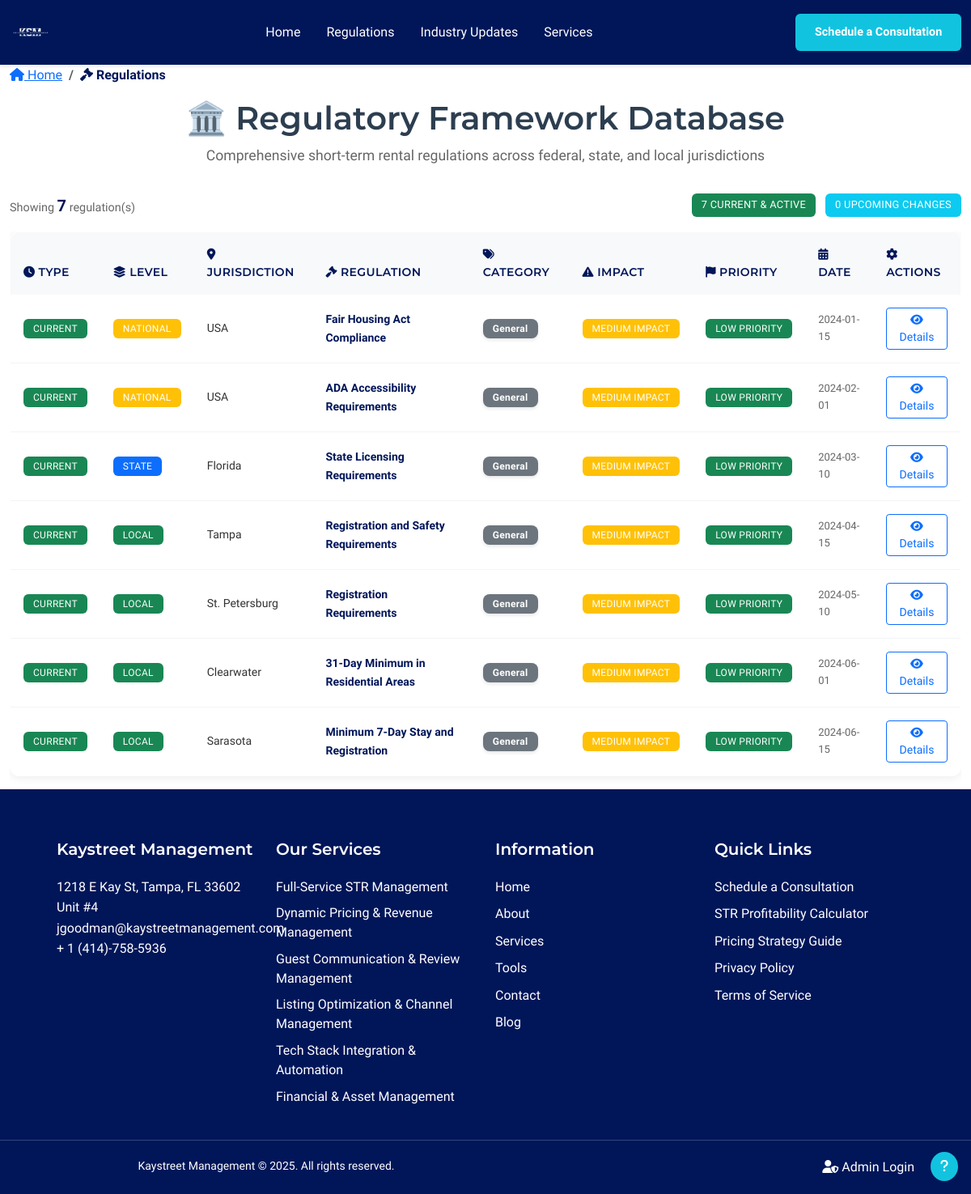
Before: /regulations with the older database file.
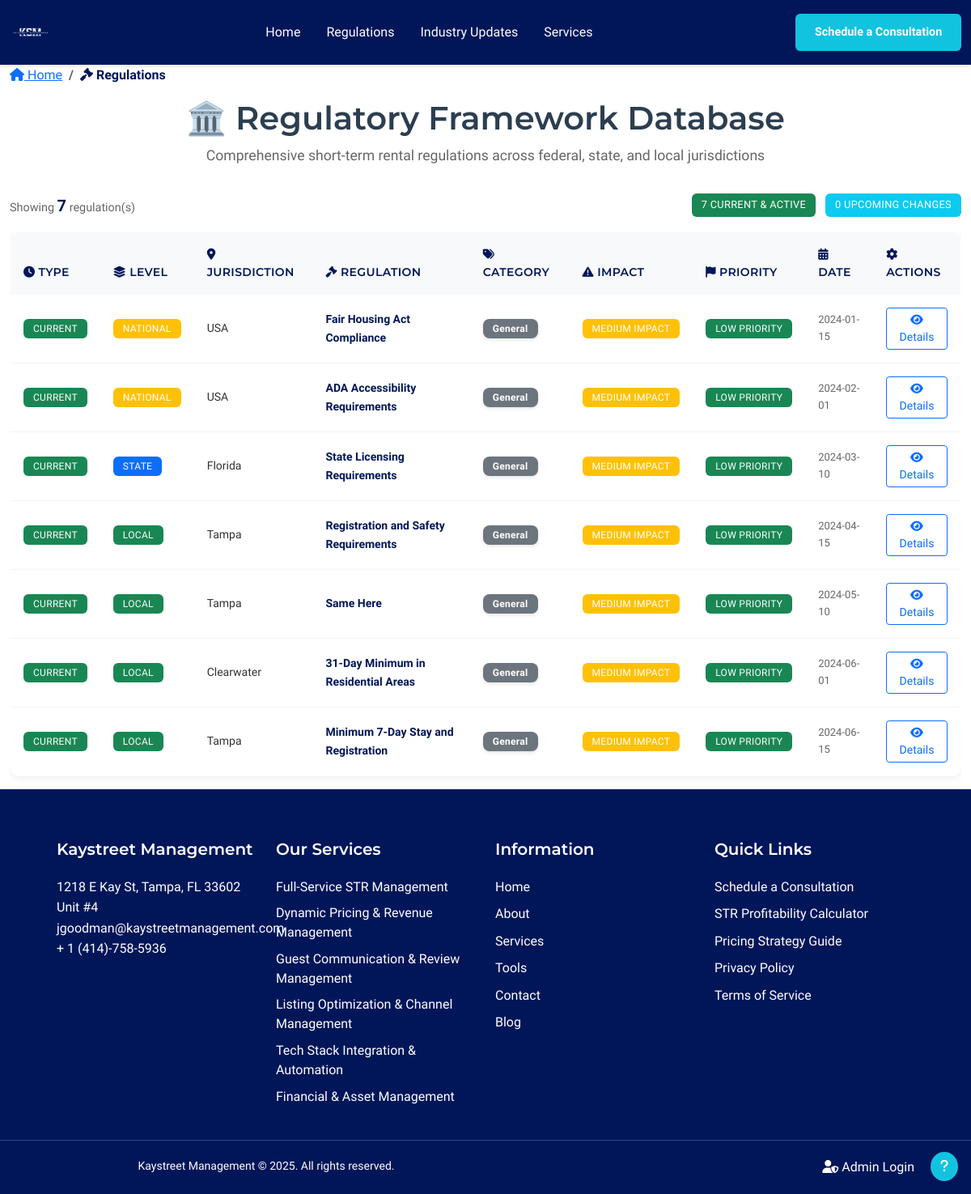
After: the same page with the newer database file.
### models.py (models this page shows, shortened)
class Regulation(db.Model):
    __tablename__ = 'regulations'
    id = db.Column(db.Integer, primary_key=True)
    jurisdiction = db.Column(db.String(100), nullable=False, index=True)  # Often queried
    jurisdiction_level = db.Column(db.String(20), nullable=False, default='Local', index=True)  # Often filtered
    location = db.Column(db.String(100), nullable=False, index=True)  # Often queried
    title = db.Column(db.String(200), nullable=False, index=True)  # Often searched
    last_updated = db.Column(db.DateTime, default=datetime.utcnow, index=True)  # Often sorted
    overview = db.Column(db.Text, nullable=True)  # Overview - formatted content
    detailed_requirements = db.Column(db.Text, nullable=True)  # Detailed Requirements - formatted content
    compliance_steps = db.Column(db.Text, nullable=True)  # Compliance Steps - formatted content
    required_forms = db.Column(db.Text, nullable=True)  # Required Forms - formatted content
    penalties_non_compliance = db.Column(db.Text, nullable=True)  # Penalties for Non Compliance - formatted content
    recent_changes = db.Column(db.Text, nullable=True)  # Recent Changes - formatted content
    created_at = db.Column(db.DateTime, default=datetime.utcnow, index=True)
    updated_at = db.Column(db.DateTime, default=datetime.utcnow, onupdate=datetime.utcnow)

### app/blueprints/main.py (the view)
@main_bp.route('/regulations')
def regulations():
    try:
        from models import Regulation
        regulations = Regulation.query.all()
        return render_template('regulations.html',
                             regulations=regulations)
    except Exception as e:
        logger.error(f"Error loading regulations: {str(e)}", exc_info=True)
        public_flash('Error loading regulations. Please try again later.', 'error')
        return render_template('regulations.html',
                             regulations=[])

### templates/regulations.html (shortened to what this page needs)
{% extends "base.html" %}
{% block content %}
<div class="container-fluid">
    <nav aria-label="breadcrumb" class="mb-3">
        <ol class="breadcrumb">
            <li class="breadcrumb-item">
                <a href="{{ url_for('main.index') }}"><i class="fas fa-home"></i> Home</a>
            </li>
            <li class="breadcrumb-item active" aria-current="page">
                <i class="fas fa-gavel"></i> Regulations
            </li>
        </ol>
    </nav>
    <div class="text-center mb-4">
        <h1 class="regulations-title">🏛️ Regulatory Framework Database</h1>
        <p class="regulations-subtitle text-muted">
            Comprehensive short-term rental regulations across federal, state, and local jurisdictions
        </p>
    </div>
    <div class="d-flex justify-content-between align-items-center mb-3">
        <div class="results-count">
            <span class="text-muted">Showing</span>
            <strong>{{ regulations|length }}</strong>
            <span class="text-muted">regulation(s)</span>
        </div>
        <div class="section-summary">
            <span class="badge bg-success me-2">{{ regulations|length }} Current & Active</span>
            <span class="badge bg-info">0 Upcoming Changes</span>
        </div>
    </div>
    <div class="regulations-container">
        <div class="table-view">
            <div class="table-responsive">
                <table class="table table-hover regulations-table">
                    <thead class="table-light">
                        <tr>
                            <th>
                                <i class="fas fa-clock"></i> Type
                            </th>
                            <th>
                                <i class="fas fa-layer-group"></i> Level
                            </th>
                            <th>
                                <i class="fas fa-map-marker-alt"></i> Jurisdiction
                            </th>
                            <th>
                                <i class="fas fa-gavel"></i> Regulation
                            </th>
                            <th>
                                <i class="fas fa-tags"></i> Category
                            </th>
                            <th>
                                <i class="fas fa-exclamation-triangle"></i> Impact
                            </th>
                            <th>
                                <i class="fas fa-flag"></i> Priority
                            </th>
                            <th>
                                <i class="fas fa-calendar-alt"></i> Date
                            </th>
                            <th>
                                <i class="fas fa-cog"></i> Actions
                            </th>
                        </tr>
                    </thead>
                    <tbody>
                        {% for regulation in regulations %}
                        <tr class="regulation-row" data-regulation-id="{{ regulation.id }}">
                            <td>
                                <span class="badge bg-success">Current</span>
                            </td>
                            <td>
                                <span class="badge bg-{{ 'success' if regulation.jurisdiction_level == 'Local' else 'primary' if regulation.jurisdiction_level == 'State' else 'warning' }}">
                                    {{ regulation.jurisdiction_level }}
                                </span>
                            </td>
                            <td class="jurisdiction-cell">
                                {{ regulation.location }}
                            </td>
                            <td class="title-cell">
                                <a href="{{ url_for('main.regulation_detail', regulation_id=regulation.id) }}"
                                   class="regulation-title-link text-decoration-none">
                                    {{ regulation.title }}
                                </a>
                            </td>
                            <td>
                                <span class="badge category-badge category-general">
                                    General
                                </span>
                            </td>
                            <td>
                                <span class="badge bg-warning">
                                    Medium Impact
                                </span>
                            </td>
                            <td>
                                <span class="badge bg-success">
                                    Low Priority
                                </span>
                            </td>
                            <td class="date-cell">
                                {{ regulation.last_updated.strftime('%Y-%m-%d') if regulation.last_updated else 'N/A' }}
                            </td>
                            <td>
                                <a href="{{ url_for('main.regulation_detail', regulation_id=regulation.id) }}"
                                   class="btn btn-sm btn-outline-primary">
                                    <i class="fas fa-eye"></i> Details
                                </a>
                            </td>
                        </tr>
                        {% endfor %}
                    </tbody>
                </table>
            </div>
        </div>
    </div>
</div>
<div class="position-fixed bottom-0 end-0 p-3" style="z-index: 1000;">
    <button class="btn btn-primary rounded-circle" data-bs-toggle="modal" data-bs-target="#helpModal" title="Help">
        <i class="fas fa-question"></i>
    </button>
</div>
{% endblock %}

### templates/base.html (shortened to what this page needs)
<!DOCTYPE html>
<html lang="en" data-bs-theme="light">
<head>
    <link href="https://cdn.jsdelivr.net/npm/bootstrap@5.3.0/dist/css/bootstrap.min.css" rel="stylesheet">
    <link href="https://cdnjs.cloudflare.com/ajax/libs/font-awesome/6.4.0/css/all.min.css" rel="stylesheet">
    <link href="{{ url_for('static', filename='css/style.css') }}" rel="stylesheet">
</head>
<body>
    <nav class="navbar navbar-expand-lg kaystreet-header sticky-top">
        <div class="container-fluid">
            <a class="navbar-brand kaystreet-brand" href="{{ url_for('main.index') }}">
                <img src="{{ url_for('static', filename='images/kaystreet-logo-navy.png') }}" alt="Kaystreet Management" class="kaystreet-logo-img">
            </a>
            <div class="collapse navbar-collapse" id="kaystreetNav">
                <ul class="navbar-nav kaystreet-nav">
                    <li class="nav-item">
                        <a class="nav-link kaystreet-nav-link" href="{{ url_for('main.index') }}">Home</a>
                    </li>
                    <li class="nav-item">
                        <a class="nav-link kaystreet-nav-link" href="{{ url_for('main.regulations') }}">Regulations</a>
                    </li>
                    <li class="nav-item">
                        <a class="nav-link kaystreet-nav-link" href="{{ url_for('main.updates') }}">Industry Updates</a>
                    </li>
                    <li class="nav-item">
                        <a class="nav-link kaystreet-nav-link" href="https://kaystreetmanagement.com" target="_blank">Services</a>
                    </li>
                </ul>
                <div class="kaystreet-cta">
                    <a href="https://kaystreetmanagement.com/contact" target="_blank" class="btn kaystreet-consultation-btn">
                        Schedule a Consultation
                    </a>
                </div>
            </div>
        </div>
    </nav>
    <main class="main-content">
        {% block content %}{% endblock %}
    </main>
    <footer class="kaystreet-footer">
        <div class="container">
            <div class="row">
                <div class="col-lg-3 col-md-6 mb-4 mb-lg-0">
                    <h4 class="footer-heading">Kaystreet Management</h4>
                    <div class="footer-content">
                        <p class="footer-address">
                            1218 E Kay St, Tampa, FL 33602 Unit #4<br>
                            <a href="mailto:jgoodman@kaystreetmanagement.com" class="footer-link">jgoodman@kaystreetmanagement.com</a><br>
                            <a href="tel:+14147585936" class="footer-link">+ 1 (414)-758-5936</a>
                        </p>
                    </div>
                </div>
                <div class="col-lg-3 col-md-6 mb-4 mb-lg-0">
                    <h4 class="footer-heading">Our Services</h4>
                    <div class="footer-content">
                        <ul class="footer-links-list">
                            <li><a href="https://kaystreetmanagement.com" target="_blank" class="footer-link">Full-Service STR Management</a></li>
                            <li><a href="https://kaystreetmanagement.com/dynamic-pricing-revenue-management/" target="_blank" class="footer-link">Dynamic Pricing & Revenue Management</a></li>
                            <li><a href="https://kaystreetmanagement.com/guest-communication-review-management/" target="_blank" class="footer-link">Guest Communication & Review Management</a></li>
                            <li><a href="https://kaystreetmanagement.com/listing-optimization-channel-management/" target="_blank" class="footer-link">Listing Optimization & Channel Management</a></li>
                            <li><a href="https://kaystreetmanagement.com/tech-stack-integration-automation/" target="_blank" class="footer-link">Tech Stack Integration & Automation</a></li>
                            <li><a href="https://kaystreetmanagement.com/financial-asset-management/" target="_blank" class="footer-link">Financial & Asset Management</a></li>
                        </ul>
                    </div>
                </div>
                <div class="col-lg-3 col-md-6 mb-4 mb-lg-0">
                    <h4 class="footer-heading">Information</h4>
                    <div class="footer-content">
                        <ul class="footer-links-list">
                            <li><a href="https://kaystreetmanagement.com" target="_blank" class="footer-link">Home</a></li>
                            <li><a href="https://kaystreetmanagement.com/about-us/" target="_blank" class="footer-link">About</a></li>
                            <li><a href="https://kaystreetmanagement.com" target="_blank" class="footer-link">Services</a></li>
                            <li><a href="https://kaystreetmanagement.com/tools/" target="_blank" class="footer-link">Tools</a></li>
                            <li><a href="https://kaystreetmanagement.com/tools/" target="_blank" class="footer-link">Contact</a></li>
                            <li><a href="https://kaystreetmanagement.com/blog/" target="_blank" class="footer-link">Blog</a></li>
                        </ul>
                    </div>
                </div>
                <div class="col-lg-3 col-md-6 mb-4 mb-lg-0">
                    <h4 class="footer-heading">Quick Links</h4>
                    <div class="footer-content">
                        <ul class="footer-links-list">
                            <li><a href="https://calendly.com/jgoodman-kaystreetmanagement/30min" target="_blank" class="footer-link">Schedule a Consultation</a></li>
                            <li><a href="https://kaystreetmanagement.com/tools/" target="_blank" class="footer-link">STR Profitability Calculator</a></li>
                            <li><a href="https://kaystreetmanagement.com/tools/" target="_blank" class="footer-link">Pricing Strategy Guide</a></li>
                            <li><a href="https://kaystreetmanagement.com/privacy-policy" target="_blank" class="footer-link">Privacy Policy</a></li>
                            <li><a href="https://kaystreetmanagement.com/terms-of-service" target="_blank" class="footer-link">Terms of Service</a></li>
                        </ul>
                    </div>
                </div>
            </div>
        </div>
        <div class="footer-bottom">
            <div class="container">
                <div class="row">
                    <div class="col-md-6">
                        <p class="footer-copyright">Kaystreet Management © 2025. All rights reserved.</p>
                    </div>
                    <div class="col-md-6 text-end">
                        {% if session.admin_id %}
                        <div class="dropdown dropup">
                            <a class="footer-link dropdown-toggle" href="#" role="button" data-bs-toggle="dropdown" aria-expanded="false">
                                <i class="fas fa-user-shield me-1"></i>Admin Panel
                            </a>
                            <ul class="dropdown-menu dropdown-menu-end">
                                <li><a class="dropdown-item" href="{{ url_for('admin.manage_regulations') }}">
                                    <i class="fas fa-book me-2"></i>Admin Panel
                                </a></li>
                                <li><a class="dropdown-item" href="{{ url_for('admin.manage_regulations') }}">
                                    <i class="fas fa-list-check me-2"></i>Manage Regulations
                                </a></li>
                                <li><a class="dropdown-item" href="{{ url_for('admin.manage_updates') }}">
                                    <i class="fas fa-bell me-2"></i>Manage Updates
                                </a></li>
                                <li><hr class="dropdown-divider"></li>
                                <li><a class="dropdown-item text-danger" href="{{ url_for('admin.logout') }}">
                                    <i class="fas fa-sign-out-alt me-2"></i>Sign Out
                                </a></li>
                            </ul>
                        </div>
                        {% else %}
                        <a href="{{ url_for('admin.login') }}" class="footer-link">
                            <i class="fas fa-user-shield me-1"></i>Admin Login
                        </a>
                        {% endif %}
                    </div>
                </div>
            </div>
        </div>
    </footer>
</body>
</html>

Changed rows visible on the page:
changed Regulation: location "St. Petersburg" → "Tampa"; title "Registration Requirements" → "Same Here"
changed Regulation "Minimum 7-Day Stay and Registration": location "Sarasota" → "Tampa"
